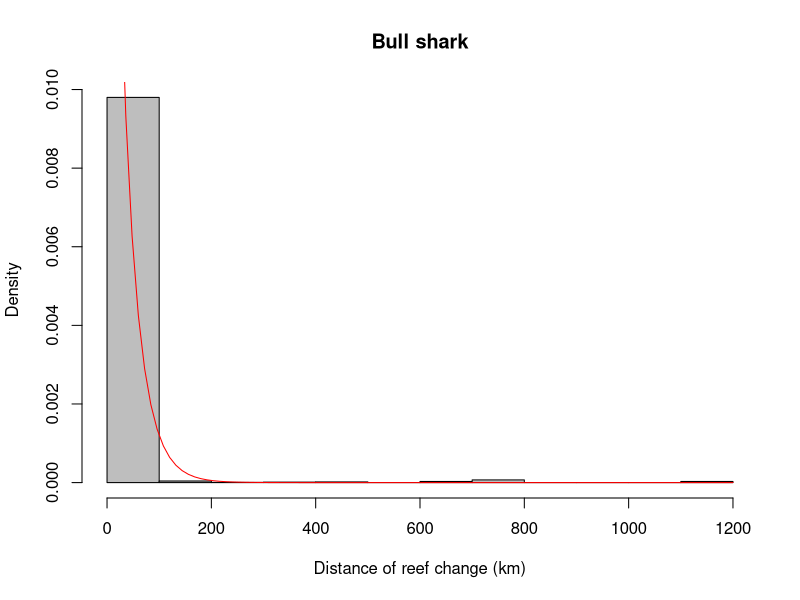
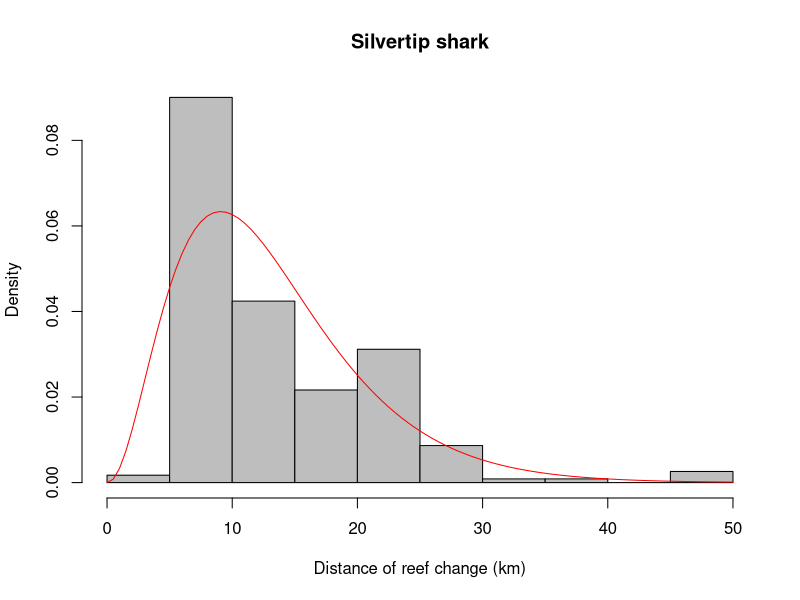
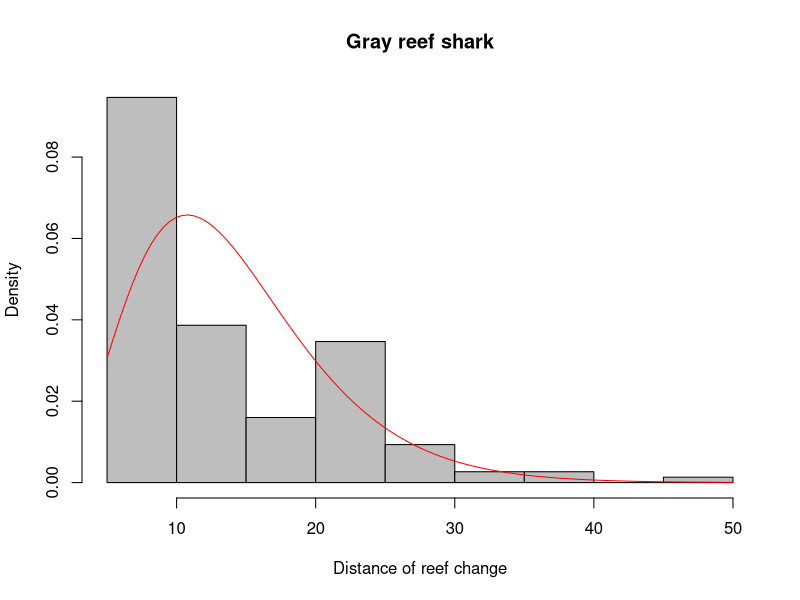

Source code (R) for these figures, in order:
# Determining the probability distributions that best fit the time spent on each
# reef by individual sharks. The expectation is that the parameters, or the
# distributions themselves will differ among different species of shark.

library(MASS)

# Load data frames
dat <- read.table("Distance-allSpp.txt", header = T, sep = '\t')
# Add an hour where time is 0, to prevent issues when fitting
dat$t_on_reef <- dat$t_on_reef+(dat$t_on_reef == 0)*1/24
bull <- dat[dat$sp=="Carcharhinus leucas",]
silvertip <- dat[dat$sp=="Carcharhinus albimarginatus",]
grayreef <- dat[dat$sp=="Carcharhinus amblyrhynchos",]

# Distance travelled ------------------------------------------------------

dGrayreef <- grayreef[grayreef$dist>0,]$dist
dSilvertip <- silvertip[silvertip$dist>0,]$dist
dBull <- bull[bull$dist>0,]$dist

# Find parameters of gamma distribution that best fit the data, using MASS package

fitDistBull <- fitdistr(dBull, "gamma")
DistShapeBull <- fitDistBull$estimate[1]
DistRateBull <- fitDistBull$estimate[2]
hist(dBull, col = 'gray', prob = T, main = 'Bull shark', xlab = "Distance of reef change (km)")
curve(dgamma(x, shape = DistShapeBull, rate = DistRateBull), col = 'red', add = T)

fitDistSilvertip <- fitdistr(dSilvertip, "gamma")
DistShapeSilvertip <- fitDistSilvertip$estimate[1]
DistRateSilvertip <- fitDistSilvertip$estimate[2]
hist(dSilvertip, col = 'gray', prob = T, main = 'Silvertip shark', xlab = 'Distance of reef change (km)')
curve(dgamma(x, shape = DistShapeSilvertip, rate = DistRateSilvertip), add = T, col = 'red')

fitDistGrayreef <- fitdistr(dGrayreef, "gamma")
DistShapeGrayreef <- fitDistGrayreef$estimate[1]
DistRateGrayreef <- fitDistGrayreef$estimate[2]
hist(dGrayreef, col = 'gray', prob = T, main = 'Gray reef shark', xlab = 'Distance of reef change')
curve(dgamma(x, shape = DistShapeGrayreef, rate = DistRateGrayreef), add = T, col = 'red')

